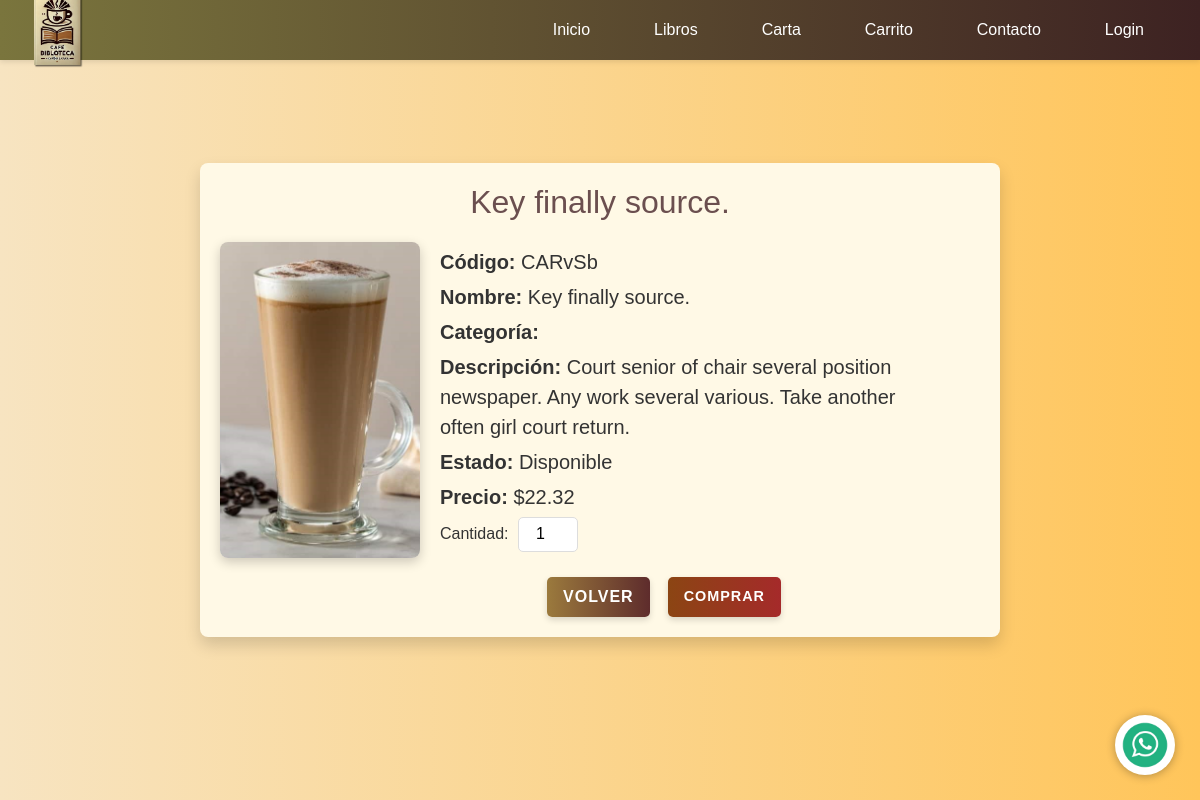
Page /cartas/detalle/CARvSb/ on the committed database.
### webapp/models.py (models this page shows, shortened)
class Carta(models.Model):
    carCodigo = models.CharField(max_length=7, primary_key=True)  # Código único del producto
    carNombre = models.CharField(max_length=150)  # Nombre del producto
    carCantidad = models.IntegerField()  # Cantidad del producto
    carDescripcion = models.TextField()  # Descripción del producto
    carPrecio = models.DecimalField(max_digits=9, decimal_places=2)  # Precio del producto
    carFoto = models.ImageField(upload_to='carta/')  # Imagen del producto
    carStatus = models.CharField(max_length=3, default="ACT")  # Estado del carrito (ACT: Activo, FIN: Finalizado)

### webapp/views.py (the view)
# urls.py: path('cartas/detalle/<str:carCodigo>/', webapp_views.detalle_carta, name='detalle_carta'),
def detalle_carta(request, carCodigo):
    carta = get_object_or_404(Carta, carCodigo=carCodigo)
    total_items = sum(item['cantidad'] for item in request.session.get("carrito", {}).values())
    return render(request, 'webapp/detalle_cartas.html', {
        'carta': carta,
        'total_items': total_items,
    })

### webapp/context_processors.py (called while the page is built)
def carrito_context(request):
    carrito = request.session.get('carrito', {})
    total_carrito = sum(item['precio'] * item['cantidad'] for item in carrito.values())
    cantidad_items = sum(item['cantidad'] for item in carrito.values())
    return {
        'carrito': carrito,
        'total_carrito': total_carrito,
        'cantidad_items': cantidad_items,
    }

### webapp/templates/webapp/detalle_cartas.html (shortened to what this page needs)
{% extends "cabezal.html" %}
{% block cargar_static %}
    {% load static %}
{% endblock %}
{% block contenido_pagina %}
    <main id="page-content">
        <div id="product-container">
            <h1 id="product-title">{{ carta.carNombre }}</h1>
            <div id="product-detail">
                <img id="product-image" src="{% static 'webapp/images/cartas/latte_carta.png' %}"
                     alt="{{ carta.carNombre }}"
                     onclick="openModal('{% static 'webapp/images/cartas/latte_carta.png' %}')">
                <div id="product-info">
                    <p><strong>Código:</strong> {{ carta.carCodigo }}</p>
                    <p><strong>Nombre:</strong> {{ carta.carNombre }}</p>
                    <p><strong>Categoría:</strong> {{ carta.carCategoria }}</p>
                    <p><strong>Descripción:</strong> {{ carta.carDescripcion|truncatechars:120 }}</p>
                    <p><strong>Estado:</strong> Disponible</p>
                    <p><strong>Precio:</strong> ${{ carta.carPrecio }}</p>
                    <div>
                        <label for="cantidad-{{ carta.carCodigo }}">Cantidad:</label>
                        <input
                                id="cantidad-{{ carta.carCodigo }}"
                                type="number"
                                value="1"
                                min="1"
                                max="{{ carta.carCantidad }}"
                                class="spinbox"
                                style="width: 60px; margin-left: 5px;"/>
                    </div>
                    <div id="book-buttons">
                        <a href="{% url 'index_cartas' %}" class="boton" style="text-decoration: none;">Volver</a>
                        <button class="boton boton-comprar" onclick="addToCart('{{ carta.carCodigo }}')">Comprar
                        </button>
                    </div>
                </div>
            </div>
        </div>
    </main>
{% endblock %}

### webapp/static/webapp/css/styles.css (style rules this page uses)
body { font-size: 1rem; font-family: 'Arial', sans-serif; margin: 0; padding: 0; background-color: #F7E4C1; background: rgb(247, 228, 193); background: -moz-linear-gradient(90deg, rgba(247, 228, 193, 1) 0%, rgba(255, 197, 90, 1) 100%); background: -webkit-linear-gradient(90deg, rgba(247, 228, 193, 1) 0%, rgba(255, 197, 90, 1) 100%); background: linear-gradient(90deg, rgba(247, 228, 193, 1) 0%, rgba(255, 197, 90, 1) 100%); padding-bottom: 0px; margin: 0px; }
html { font-size: 100%; }
h1 { font-size: 2.5rem; }
p { font-size: 1.25rem; }
.boton { text-decoration: none; font-size: 1rem; display: inline-block; background: rgb(155, 122, 61); background: linear-gradient(90deg, rgba(155, 122, 61, 1) 0%, rgba(94, 44, 44, 1) 100%); color: #fff; padding: 8px 16px; margin-top: 10px; margin-right: 8px; border-radius: 5px; text-align: center; text-transform: uppercase; font-weight: bold; letter-spacing: 1px; cursor: pointer; box-shadow: 0 3px 6px rgba(0, 0, 0, 0.15); transition: all 0.3s ease-in-out; }
.boton-comprar { background: linear-gradient(90deg, rgba(139, 69, 19, 1) 0%, rgba(165, 42, 42, 1) 100%); color: white; padding: 8px 16px; border: none; border-radius: 5px; cursor: pointer; font-size: 0.9rem; transition: all 0.3s ease-in-out; }
#page-body, html { display: flex; flex-direction: column; min-height: 100vh; margin: 0; }
#book-buttons { display: flex; gap: 10px; margin-top: 15px; justify-content: center; }
#page-container, #page-content { display: flex; flex-direction: column; min-height: 100vh; margin: 0; }
#page-content { flex: 1; display: flex; justify-content: center; align-items: center; padding: 20px; }
#product-container { max-width: 800px; width: 100%; background: #fff9e6; border-radius: 8px; box-shadow: 0 8px 16px rgba(0, 0, 0, 0.15); padding: 20px; }
#product-title { font-size: 2rem; text-align: center; color: #6b4f4f; margin-bottom: 20px; }
#product-detail { display: flex; gap: 20px; align-items: flex-start; }
#product-image { width: 40%; max-width: 200px; border-radius: 8px; box-shadow: 0 4px 12px rgba(0, 0, 0, 0.2); }
#product-info { width: 60%; color: #333; }
#product-info p { margin: 5px 0; line-height: 1.5; }
#book-buttons { display: flex; gap: 10px; margin-top: 15px; }
#page-content { flex: 1; display: flex; justify-content: center; align-items: center; padding: 20px; background: linear-gradient(90deg, rgba(247, 228, 193, 1) 0%, rgba(255, 197, 90, 1) 100%); }

### webapp/templates/webapp/detalle_cartas.html (style rules this page uses)
.spinbox { width: 60px; height: 35px; font-size: 1rem; border: 1px solid #ddd; border-radius: 5px; text-align: center; transition: box-shadow 0.3s ease, border-color 0.3s ease; }

### rows in the picture
Carta: carNombre "Key finally source.", carCodigo "CARvSb", carDescripcion "Court senior of chair several position newspaper. Any work several various. Take another often girl court return.", carPrecio "22.32"
